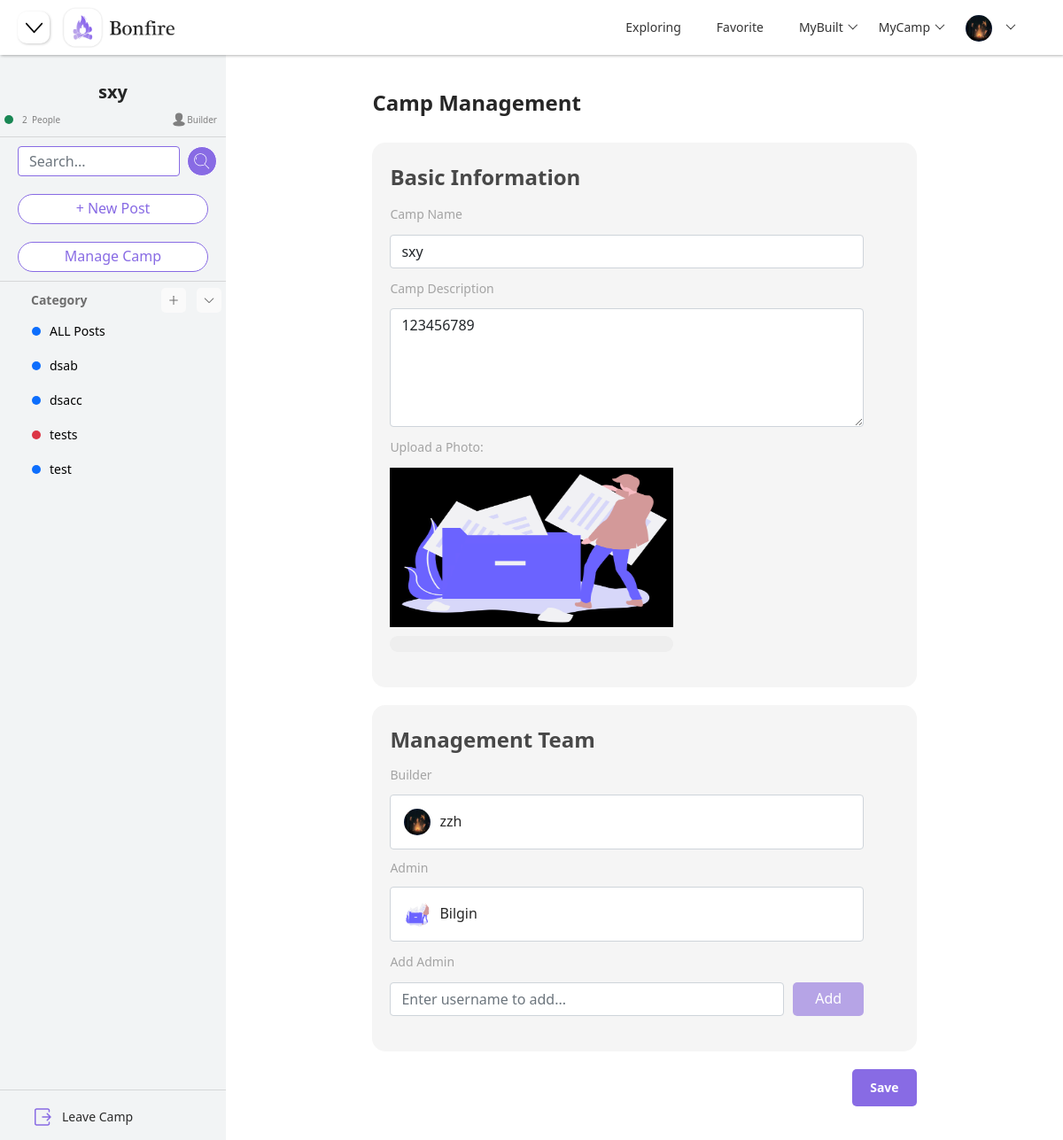
The page /camp/4/manage (signed in) on the database as committed earlier.
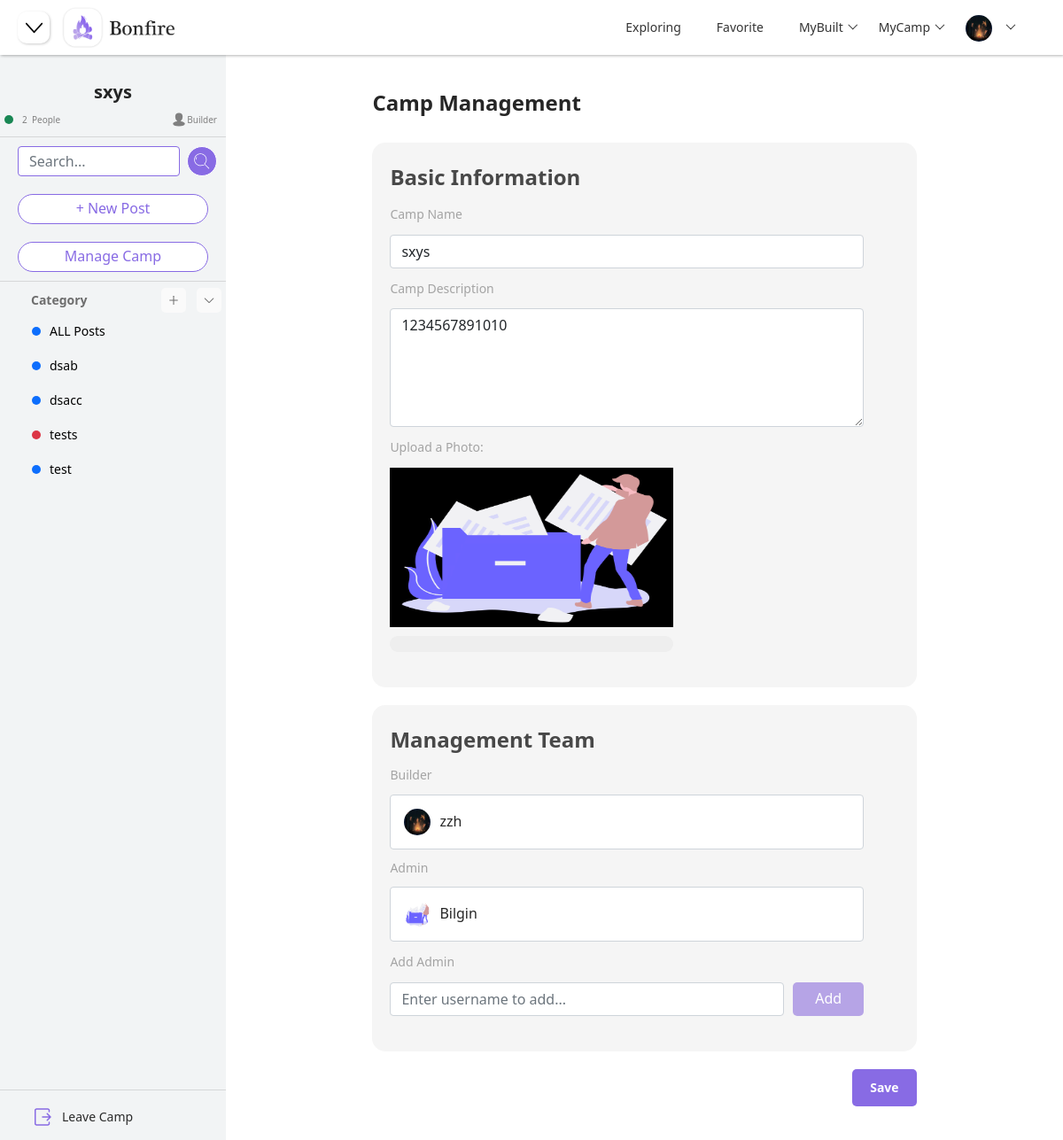
The same page on the database as committed later.
### models.py (models this page shows)
class CampModel(db.Model):
    __tablename__ = "camp"
    id = db.Column(db.Integer, primary_key=True, autoincrement=True)
    name = db.Column(db.String(100), nullable=False, unique=False)
    description = db.Column(db.String(200), nullable=True)
    background = db.Column(db.String(200), nullable=True, default="default_camp.png")
    create_time = db.Column(db.DateTime, default=datetime.now)

### blueprints/camp.py (the view)
class ManageCamp(Resource):
    def get(self, camp_id):
        session["camp_id"] = camp_id
        camp = CampModel.query.filter_by(id=camp_id).first()
        camp_user = CampUserModel.query.filter_by(camp_id=camp_id).all()
        users_num = len(camp_user)
        camp_dict = {"camp_id": camp.id, "camp_name": camp.name, "camp_description": camp.description,
                     "camp_background": camp.background, "users_num": users_num}
        user_id = session.get("user_id")
        if user_id:
            camp_user = CampUserModel.query.filter_by(user_id=user_id, camp_id=camp_id).first()
            if camp_user:
                identity = camp_user.identity
            else:
                identity = "visitor"
        else:
            identity = "visitor"
        categories = CategoryModel.query.filter_by(camp_id=camp_id).all()
        categories_list = []
        categories_dict = {}
        for category in categories:
            categories_dict["category_id"] = category.id
            categories_dict["category_name"] = category.name
            categories_dict["category_color"] = category.color
            categories_list.append(categories_dict)
            categories_dict = {}
        camp_builders = get_all_camp_builder()
        camp_joins = get_all_camp_join()
        builder_info = {}
        camp_builder = CampUserModel.query.filter_by(camp_id=camp_id, identity="Builder").first()
        if camp_builder:
            builder = UserModel.query.filter_by(id=camp_builder.user_id).first()
            builder_info["user_id"] = builder.id
            builder_info["user_name"] = builder.username
            builder_info["user_avatar"] = builder.avatar
        admin_info = []
        camp_admins = CampUserModel.query.filter_by(camp_id=camp_id, identity="Admin").all()
        for camp_admin in camp_admins:
            admin = UserModel.query.filter_by(id=camp_admin.user_id).first()
            admin_dict = {"user_id": admin.id, "user_name": admin.username, "user_avatar": admin.avatar}
            admin_info.append(admin_dict)
        if not admin_info:
            admin_info = None
        return render_template("manage.html", camp=camp_dict, categories=categories_list, identity=identity,
                               camp_builders=camp_builders, camp_joins=camp_joins, builder=builder_info,
                               admins=admin_info)

### app.py (called while the page is built)
@app.before_request
def before_request():
    user_id = session.get("user_id")
    if user_id:
        try:
            user = UserModel.query.get(user_id)
            g.user = user
        except:
            g.user = None

@app.context_processor
def context_processor():
    if hasattr(g, "user"):
        return {"user": g.user}
    else:
        return {}

### blueprints/camp.py (called while the page is built)
@api.representation('text/html')
def output_html(data, code, headers=None):
    if isinstance(data, str):
        resp = Response(data)
        return resp
    else:
        return Response(json.dumps(data), mimetype='application/json')

### controller.py (called while the page is built)
def get_all_camp_builder():
    user_id = session.get("user_id")
    if user_id:
        camp_user = CampUserModel.query.filter_by(user_id=user_id, identity="Builder").all()
        camps = []
        camp_dict = {}
        for camp in camp_user:
            camp_dict["camp_id"] = camp.camp_id
            camp = CampModel.query.filter_by(id=camp.camp_id).first()
            camp_dict["camp_name"] = camp.name
            camps.append(camp_dict)
            camp_dict = {}
        return camps
    else:
        return {}

### templates/manage.html (shortened to what this page needs)
{% extends "components/index_navi.html" %}
{% block head %}
    <link rel="stylesheet" href="{{ url_for('static', filename='css/camp.css') }}">
    <link rel="stylesheet" href="{{ url_for('static', filename='css/manage.css') }}">
{% endblock %}
{% block navi_shrink %}
    <button class="justify-content-start shrink-btn" onclick="side()">
    </button>
{% endblock %}
{% block body %}
    {% include "components/camp_side.html" %}
    {% include "components/manage_camp.html" %}
{% endblock %}

### templates/components/camp_side.html (shortened to what the changed rows need)
<div class="container-fluid" id="main-body">
    <div class="side-menu" id="side-menu">
        <div id="hide-menu">
            <div class="camp-info" id="camp-info">
                <h3 class="camp-name">
                    {{ camp["camp_name"] }}
                </h3>
                <div class="people-info">
                    <div class="item-info-people">
                    </div>
                    <div class="camp-identity">
                    </div>
                </div>
            </div>
        </div>
    </div>
</div>

### templates/components/manage_camp.html (shortened to what the changed rows need)
<div class="container-box" id="container-box">
    <div class="center" id="center-box">
        <div class="manage-container">
            <form id="edit-camp">
                <div class="manage-basic-info">
                    <div class="col">
                        <label for="manage_camp_name" class="form-info">Camp Name</label>
                        {% if identity == "Admin" or identity == "Builder" %}
                            <input class="form-control form-input manage-input" id="manage_camp_name" name="manage_camp_name"
                                   value="{{ camp["camp_name"] }}">
                        {% else %}
                            <input class="form-control form-input manage-input" id="manage_camp_name" name="manage_camp_name"
                                   value="{{ camp["camp_name"] }}" disabled>
                        {% endif %}
                    </div>
                    <div class="col">
                        <label for="manage_camp_description" class="form-info">Camp Description</label>
                        {% if identity == "Admin" or  identity == "Builder" %}
                            <textarea class="form-control form-input manage-input" id="manage_camp_description"
                                      name="manage_camp_description"
                                      rows="5">{{ camp["camp_description"] }}</textarea>
                        {% else %}
                            <textarea class="form-control form-input manage-input" id="manage_camp_description"
                                      name="manage_camp_description"
                                      rows="5" disabled>{{ camp["camp_description"] }}</textarea>
                        {% endif %}
                    </div>
                    <div class="col">
                        <div class="layui-upload">
                            <div class="layui-upload-list">
                                {% if identity == "Admin" or  identity == "Builder" %}
                                    <img class="upload-img" id="re_upload_background"
                                         src="/static/upload/background/{{ camp["camp_background"] }}">
                                {% else %}
                                    <img class="upload-img"
                                         src="/static/upload/background/{{ camp["camp_background"] }}">
                                {% endif %}
                            </div>
                        </div>
                    </div>
                </div>
            </form>
        </div>
    </div>
</div>

Rows that differ between the two databases and show on the page:
changed CampModel: camp_name "sxy" → "sxys"; manage_camp_name "sxy" → "sxys"; manage_camp_description "123456789" → "1234567891010"
